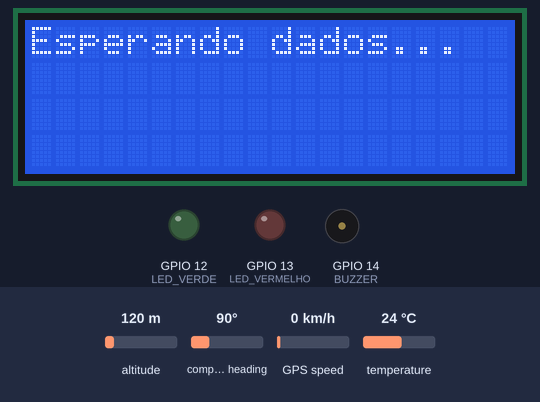
Bench run of a sketch on a simulated ESP32. Parts: 20×4 character LCD, output pins drawn as LEDs (lit = HIGH), buzzer (waves = sounding). Inputs (shaded band) come from the test bench; at power-on: temperature 24 °C, altitude 120 m, compass heading 90°, GPS speed 0 km/h. The GPS gets a fix after 3 s at 37.7749, -122.4194 with 8 satellites; no radio packets arrive unless stated; what the sketch prints to the serial monitor is not drawn.

Above: at 1.3 s.
1.4 s: temperature set to 15.3 °C
At 3.2 s:
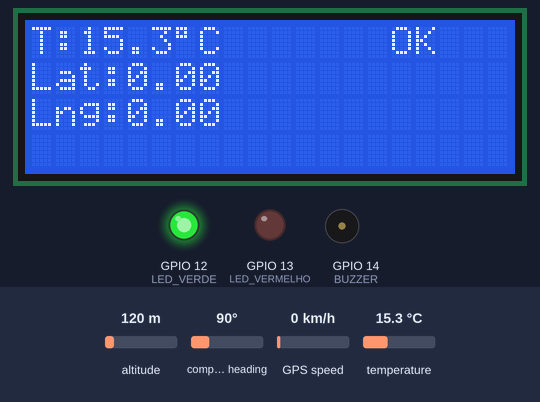
6.2 s: temperature set to 14.5 °C
At 7.6 s:
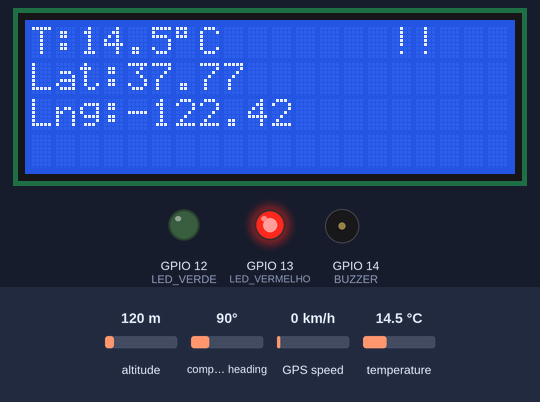
12.3 s: temperature set to 12 °C
At 13.3 s:
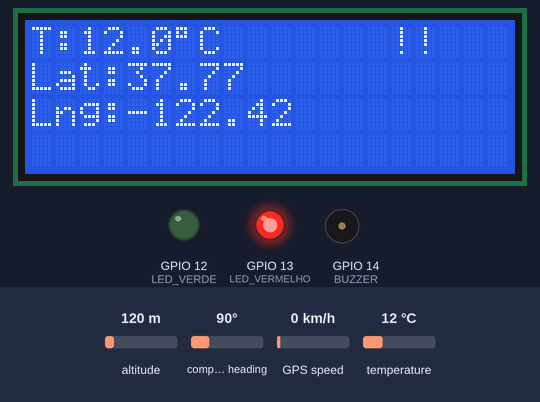
Timing chart, 0 to 15.3 s (numbered marks = the images above; inputs shaded):
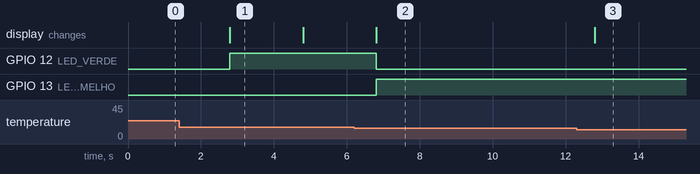

The sketch:

Transmissor.ino
```cpp
#include <RF24Network.h>
#include <RF24.h>
#include <SPI.h>
#include <OneWire.h>
#include <LiquidCrystal_I2C.h>
#include <DallasTemperature.h>
#include <TinyGPSPlus.h>

// ===== Sensor Temp =====
#define ONE_WIRE_BUS 15
OneWire oneWire(ONE_WIRE_BUS);
DallasTemperature sensors(&oneWire);

// ===== NRF24L01 =====
RF24 radio(4, 5);
RF24Network network(radio);

// Endereços
const uint16_t Master = 00;
const uint16_t Slave  = 01;

// ===== GPS =====
#include <HardwareSerial.h>
TinyGPSPlus gps;
HardwareSerial gpsSerial(1);  // UART1 do ESP32
#define GPS_RX 16
#define GPS_TX 17

// ===== Sinais Visuais/Avisos =====
#define LED_VERDE 12
#define LED_VERMELHO 13
#define BUZZER 14

// Estrutura para mandar dados
struct Payload {
  float temperatura;
  float duty;
  double latitude;
  double longitude;
};
Payload datos;

unsigned long previousMillis = 0;

LiquidCrystal_I2C lcd(0x27, 20, 4);

void setup() {
  Serial.begin(115200);

  // Temp
  sensors.begin();

  // GPS
  gpsSerial.begin(9600, SERIAL_8N1, GPS_RX, GPS_TX);
  Serial.println("GPS iniciado...");

  // NRF24
  SPI.begin();
  radio.begin();
  if (radio.isChipConnected()) {
    Serial.println("NRF24L01 detectado!");
  } else {
    Serial.println("ERRO: NRF24L01 NAO RESPONDE.");
  }
  network.begin(90, Master);
  radio.setDataRate(RF24_2MBPS);
  radio.setPALevel(RF24_PA_MAX);

  // LCD
  lcd.init();
  lcd.backlight();
  lcd.setCursor(0,0);
  lcd.print("Esperando dados...");

  // Pinos
  pinMode(LED_VERDE, OUTPUT);
  pinMode(LED_VERMELHO, OUTPUT);
  pinMode(BUZZER, OUTPUT);

  digitalWrite(LED_VERDE, LOW);
  digitalWrite(LED_VERMELHO, LOW);
  digitalWrite(BUZZER, LOW);
}

void loop() {
  network.update();

  // Ler GPS continuamente
  while (gpsSerial.available() > 0) {
    gps.encode(gpsSerial.read());
  }

  unsigned long currentMillis = millis();
  if (currentMillis - previousMillis >= 2000) { // envia a cada 2s
    previousMillis = currentMillis;

    // Temperatura
    sensors.requestTemperatures();
    float tempC = sensors.getTempCByIndex(0);

    datos.temperatura = (tempC != DEVICE_DISCONNECTED_C) ? tempC : -999;
    datos.duty = 4567; // exemplo
    datos.latitude  = gps.location.isValid() ? gps.location.lat() : 0.0;
    datos.longitude = gps.location.isValid() ? gps.location.lng() : 0.0;

    RF24NetworkHeader header(Slave);
    bool ok = network.write(header, &datos, sizeof(datos));

    Serial.print("Temp: "); Serial.print(datos.temperatura);
    Serial.print(" | Duty: "); Serial.print(datos.duty);
    Serial.print(" | Lat: "); Serial.print(datos.latitude, 6);
    Serial.print(" | Lng: "); Serial.print(datos.longitude, 6);
    Serial.print(" | Status: "); Serial.println(ok ? "OK" : "FALHA");

    // ===== Controle LEDs, buzzer e display =====
    lcd.clear();
    lcd.setCursor(0,0);
    lcd.print("T:");
    lcd.print(datos.temperatura,1);
    lcd.print((char)223);
    lcd.print("C");

    // Mostrar lat/lng
    lcd.setCursor(0,1);
    lcd.print("Lat:");
    lcd.print(datos.latitude,2);

    lcd.setCursor(0,2);
    lcd.print("Lng:");
    lcd.print(datos.longitude,2);

    // Verificação da temperatura (15°C a 30°C como faixa aceitável)
    lcd.setCursor(15,0); // canto sup. direito
    if (datos.temperatura >= 15 && datos.temperatura <= 30) {
      lcd.print("OK");
      digitalWrite(LED_VERDE, HIGH);
      digitalWrite(LED_VERMELHO, LOW);
      digitalWrite(BUZZER, LOW);
    } else {
      lcd.print("!!");
      digitalWrite(LED_VERDE, LOW);
      digitalWrite(LED_VERMELHO, HIGH);
      tone(BUZZER, 1000); // buzzer tocando (1kHz)
    }
  } else {
    noTone(BUZZER); // buzzer desligado fora da verificação
  }
}
```

Measured:
- the behaviour switches between 15 and 14.9 °C on temperature (found by bisection; images 1 and 2)
- after the input at 6.2 s, GPIO 12 (LED_VERDE): HIGH → LOW after 0.60 s; GPIO 13 (LED_VERMELHO): LOW → HIGH after 0.60 s; the display: changes after 0.60 s (image 2)
- after the input at 12.3 s, the display: changes after 0.50 s (image 3)
- what the display in image 1 shows lasts 2.0 s, from 2.8 s to 4.8 s
